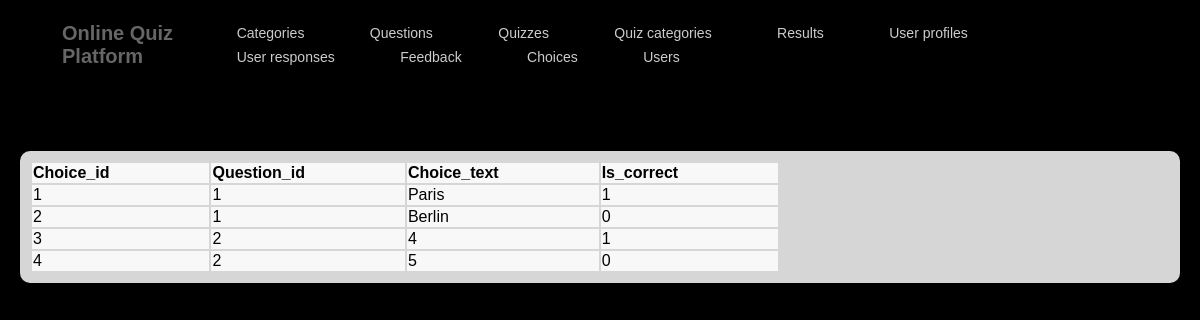
Page /choices.php on the committed database.
### tables this page shows
CREATE TABLE `choices` (
  `choice_id` int(11) NOT NULL,
  `question_id` int(11) DEFAULT NULL,
  `choice_text` text NOT NULL,
  `is_correct` tinyint(1) NOT NULL
);

### choices.php (the view, shortened to what this page needs)
<!DOCTYPE html>
<html lang="en">
<head>
    <link rel="stylesheet" href="style.css">
</head>
<header>
        <nav>
            <div class="vertical-container">
                <div class="logo">
                    <p>Online Quiz Platform</p>
                </div>
            </div>
            <ul>
                <div class="vertical-container">
				<li><a href="index.php">Categories</a></li>
                    <li><a href="questions.php">Questions</a></li>
					<li><a href="quizzes.php">Quizzes</a></li>
                    <li><a href="quizcategories.php">Quiz categories </a></li>
                    <li><a href="results.php">Results</a></li>
                    <li><a href="userprofiles.php">User profiles</a></li>
                    <li><a href="userresponses.php">User responses</a></li>
                    <li><a href="feedback.php">Feedback</a></li>
                    <li><a href="choices.php">Choices</a></li>
                    <li><a href="users.php">Users</a></li>
            </ul>
        </nav>
    </header>
    <section>
		<h4><center>categories</center></h4>
		<div class="container">
		<table>
        <center>
			<thead>
				<tr>
				    <th>Choice_id </th>
					<th>Question_id</th>
					<th>Choice_text</th>
					<th>Is_correct</th>
				</tr>
			</thead>
			<tbody>
				<?php
				$conn = mysqli_connect("localhost", "root", "", "online_quiz_platform");
				$sql = "SELECT * FROM choices";
				$result = mysqli_query($conn, $sql);
				if (mysqli_num_rows($result) > 0) {
					while($row = mysqli_fetch_assoc($result)) {
						echo "<tr>";
						echo "<td>" . $row["choice_id"] . "</td>";
						echo "<td>" . $row["question_id"] . "</td>";
						echo "<td>" . $row["choice_text"] . "</td>";
						echo "<td>" . $row["is_correct"] . "</td>";
						echo "</tr>";
					}
				} else {
					echo "<tr><td colspan='4'>No data available</td></tr>";
				}
				?>
			</tbody>
			</div>
</body>
</html>

### style.css (style rules this page uses)
p { color: #666; }
header { background-color: rgba(0, 0, 0, 0); padding: 2px; }
nav { display: flex; justify-content: space-between; align-items: center; margin-right: 20px; margin-left: 40px; padding: 0 20px; }
nav ul { list-style: none; margin: 0; padding: 0; }
nav li { display: inline-block; margin-right: 1px; padding: 3px 30px; position: relative; }
nav a { text-decoration: none; color: rgba(255, 255, 255, 0.8); font-size: 14px; }
nav li::after { content: ''; height: 3px; width: 0; background: #20dbbc; position: absolute; left: 0; bottom: -3px; transition: width 0.3s; }
.logo { font-size: 20px; color: rgb(6, 6, 6); font-weight: bold; }
th, td { padding-right: 100px; background-color: rgba(255, 255, 255, 0.84); }
.container { background-color: rgba(255, 255, 255, 0.84); padding: 10px; margin: 20px; border-radius: 10px; backdrop-filter: blur(3px); overflow: auto; transition: background-color 0.2s ease; }

### rows in the picture
choices: choice_id "1", question "1", choice_text "Paris", is_correct "1"
choices: choice_id "2", question "1", choice_text "Berlin", is_correct "0"
choices: choice_id "3", question "2", choice_text "4", is_correct "1"
choices: choice_id "4", question "2", choice_text "5", is_correct "0"
